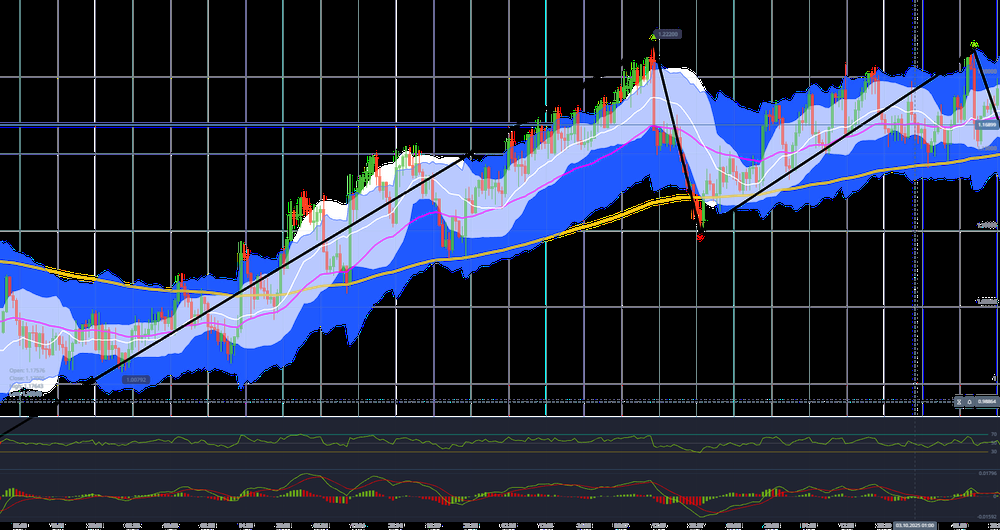
#> input picture session/chart.png, 1000 x 530 px, shrunk from 1725 x 915 before the run
$ python -i candle_detector.py   (imports and definitions only)
#> lines starting #> are read from the running program, lines starting #| are printed output that depends on the picture; after the words box and inside, x2 and y2 are one past the last pixel; in counts of white or black regions, pixels touching at a corner belong together
#> further down, picture is the input picture: shape (530, 1000, 3); mean B, G, R 67.6, 46.9, 39.9
# CANDLE DETECTOR - Pixel - OHLC generator (Benzer bir modül, feature_builder.py içinde de var kontrol etmek gerek)

import cv2
import numpy as np
from dataclasses import dataclass
from typing import List


# =================================================
# DATA STRUCTURE
# =================================================

@dataclass
class Candle:
    open: float   # pixel-space Y
    close: float  # pixel-space Y
    high: float   # pixel-space Y
    low: float    # pixel-space Y


# =================================================
# CANDLE DETECTOR
# =================================================

class CandleDetector:
    """
    Detects candlesticks from a chart image.
    Pixel-space only. No price logic.
    """

    def __init__(
        self,
        min_height_ratio: float = 0.05,
        min_aspect_ratio: float = 2.0
    ):
        self.min_height_ratio = min_height_ratio
        self.min_aspect_ratio = min_aspect_ratio

    # -------------------------------------------------
    # PUBLIC API
    # -------------------------------------------------

    def detect(self, image: np.ndarray) -> List[Candle]:
        gray = cv2.cvtColor(image, cv2.COLOR_BGR2GRAY)
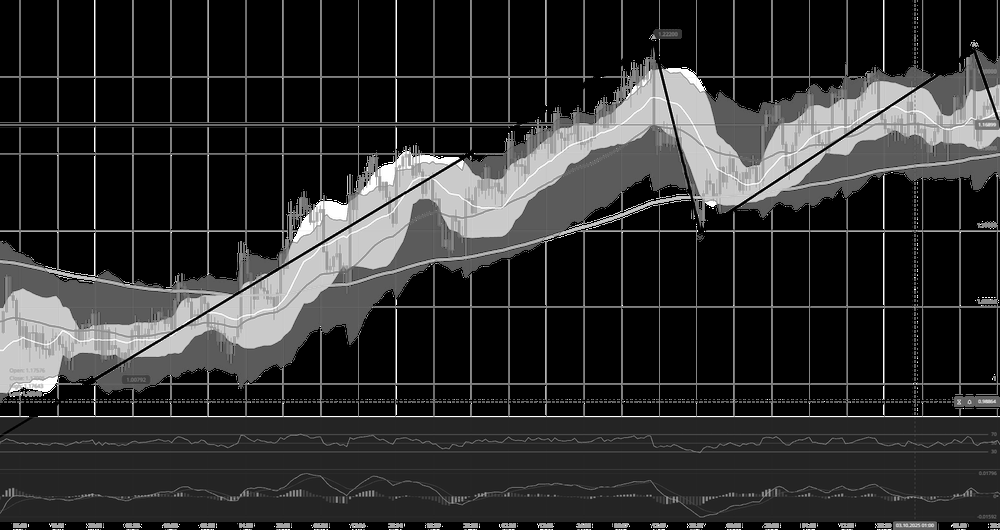
#> gray: shape (530, 1000); min 0, max 255, mean 47.1
        blur = cv2.GaussianBlur(gray, (5, 5), 0)
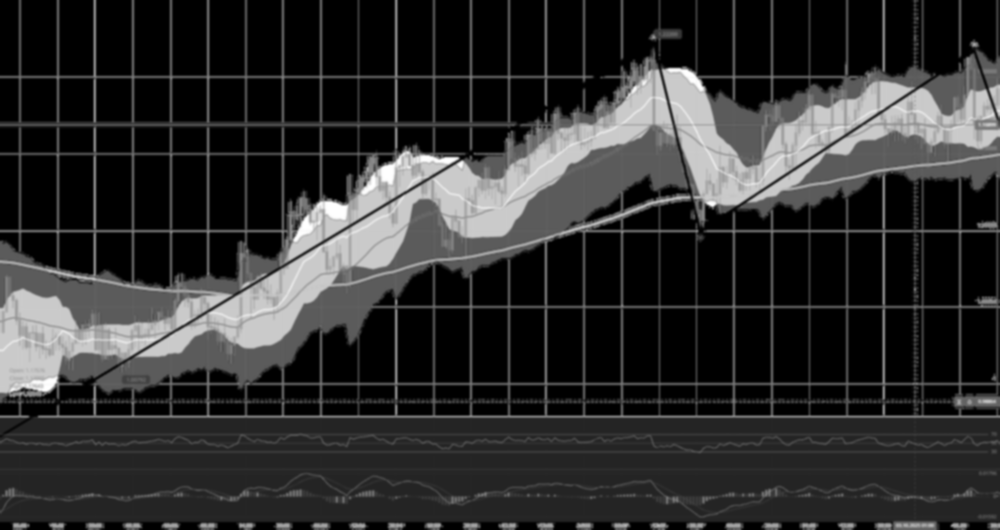
#> blur: shape (530, 1000); min 0, max 255, mean 47.1

        _, binary = cv2.threshold(
            blur, 0, 255,
            cv2.THRESH_BINARY_INV + cv2.THRESH_OTSU
        )
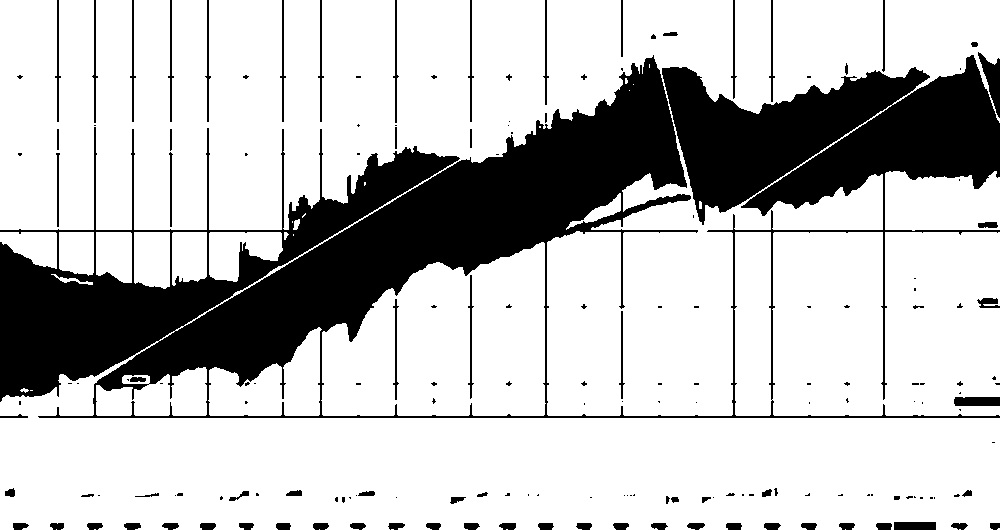
#> binary: shape (530, 1000); 75.8% white; 174 black regions (98 under 20 px)

        contours, _ = cv2.findContours(
            binary, cv2.RETR_EXTERNAL, cv2.CHAIN_APPROX_SIMPLE
        )
#> contours = 35 contours, 20 with area under 20; largest, box (x1, y1, x2, y2) and area: (0, 0, 1000, 530) 311218, (734, 232, 1000, 416) 46482, (321, 242, 546, 416) 29592, (885, 171, 1000, 231) 5917, (208, 327, 322, 416) 5530

        img_h, _ = gray.shape
#> img_h = 530
        candles: List[Candle] = []

        for cnt in contours:
            x, y, w, h = cv2.boundingRect(cnt)

            if not self._is_valid_candle(w, h, img_h):
                continue

            candles.append(
                self._rect_to_candle(y, h, img_h)
            )
#> this loop made 35 passes
#> (x, y, w, h) on passes 2, 5, 7, 10, 11, 12, 13, 14, 16, 17, 18, 19: (845, 529, 1, 1), (319, 529, 1, 1), (56, 529, 1, 1), (20, 388, 9, 5), (96, 367, 111, 49), (208, 327, 114, 89), (51, 274, 42, 11), (321, 242, 225, 174), (734, 232, 266, 184), (284, 232, 5, 8), (209, 232, 74, 50), (172, 232, 35, 54)
#> (cnt, x, y, w, h) on passes 1, 3, 4, 6, 8, 9: ([[959, 529], [960, 529]], 959, 529, 2, 1), ([[506, 529], [507, 529]], 506, 529, 2, 1), ([[391, 529], [393, 529]], 391, 529, 3, 1), ([[94, 529], [95, 529]], 94, 529, 2, 1), ([[998, 528], [997, 529], [999, 529], [999, 528]], 997, 528, 3, 2), ([[30, 390], [32, 390]], 30, 390, 3, 1)
#> after the loop, candles = []

        # time order proxy: left→right assumed already cropped
        candles.reverse()
        return candles

    # =================================================
    # INTERNAL HELPERS
    # =================================================

    def _is_valid_candle(self, w: int, h: int, img_h: int) -> bool:
        if h < img_h * self.min_height_ratio:
            return False
        if h / max(w, 1) < self.min_aspect_ratio:
            return False
        return True

    def _rect_to_candle(
        self,
        y: int,
        height: int,
        img_h: int
    ) -> Candle:
        """
        Convert bounding rect to pixel-space OHLC.
        Higher price = smaller y, so invert via img_h - y.
        """

        high = img_h - y
        low = img_h - (y + height)

        # body approximation (center 50%)
        body_top = img_h - (y + int(height * 0.25))
        body_bottom = img_h - (y + int(height * 0.75))

        return Candle(
            open=body_top,
            close=body_bottom,
            high=high,
            low=low
        )

#   feature_builder.py içinde örnek kullanım:
#   from core.image_analysis.candle_detector import CandleDetector
#
#   detector = CandleDetector()
#   candles = detector.detect(image)

>>> import cv2
>>> picture = cv2.imread('../../session/chart.png')
>>> result = CandleDetector().detect(picture)
#> result = []
